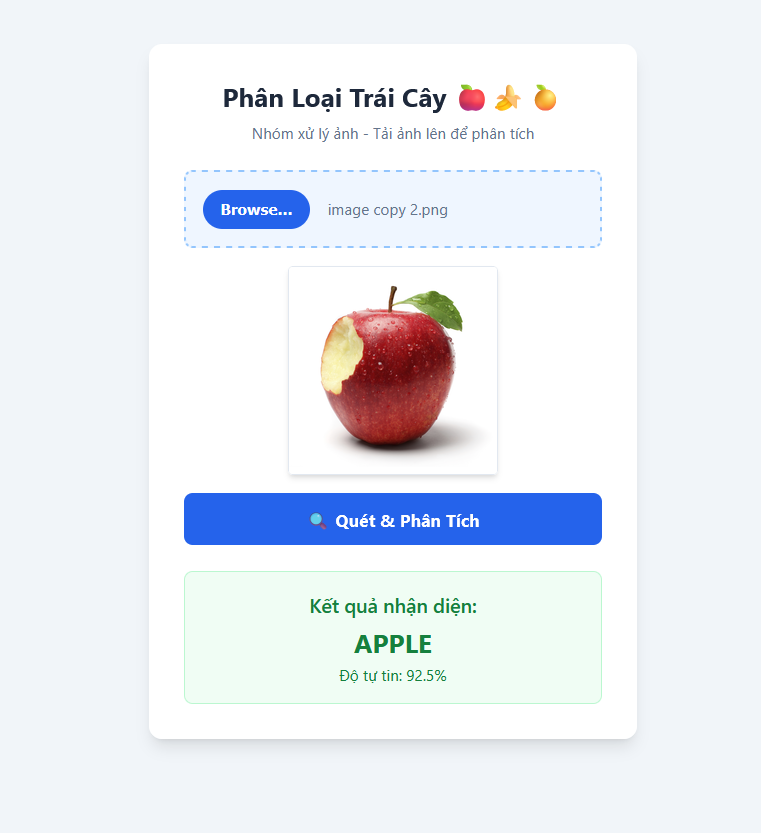
#> input picture image.png, 761 x 833 px
$ python -i main.py   (imports and definitions only)
#> lines starting #> are read from the running program, lines starting #| are printed output that depends on the picture
#> further down, picture is the input picture: shape (833, 761, 3); mean B, G, R 243.3, 237.2, 233.2
from fastapi import FastAPI, File, UploadFile, Request, Form
from fastapi.templating import Jinja2Templates
from fastapi.responses import HTMLResponse
from fastapi.middleware.cors import CORSMiddleware

import cv2
import numpy as np
import io
import base64

import matplotlib
# [1 line not run here, left out]
import matplotlib.pyplot as plt


# [14 lines not run here, left out]

# [1 line that did not run here, left out]


# [69 lines left out: functions image_to_base64, generate_color_histogram, process_hsv_segmentation, not called in this run]

def equalize_image_histogram(image_bgr):
    # Chuyển sang YUV để cân bằng trên kênh độ sáng (Y) thay vì cân bằng sai màu trên RGB
    img_yuv = cv2.cvtColor(image_bgr, cv2.COLOR_BGR2YUV)
#> img_yuv: shape (833, 761, 3); mean of channels 0, 1, 2 236.6, 131.1, 124.9
    img_yuv[:,:,0] = cv2.equalizeHist(img_yuv[:,:,0])
#> img_yuv: shape (833, 761, 3); mean of channels 0, 1, 2 163.2, 131.1, 124.9
    return cv2.cvtColor(img_yuv, cv2.COLOR_YUV2BGR)
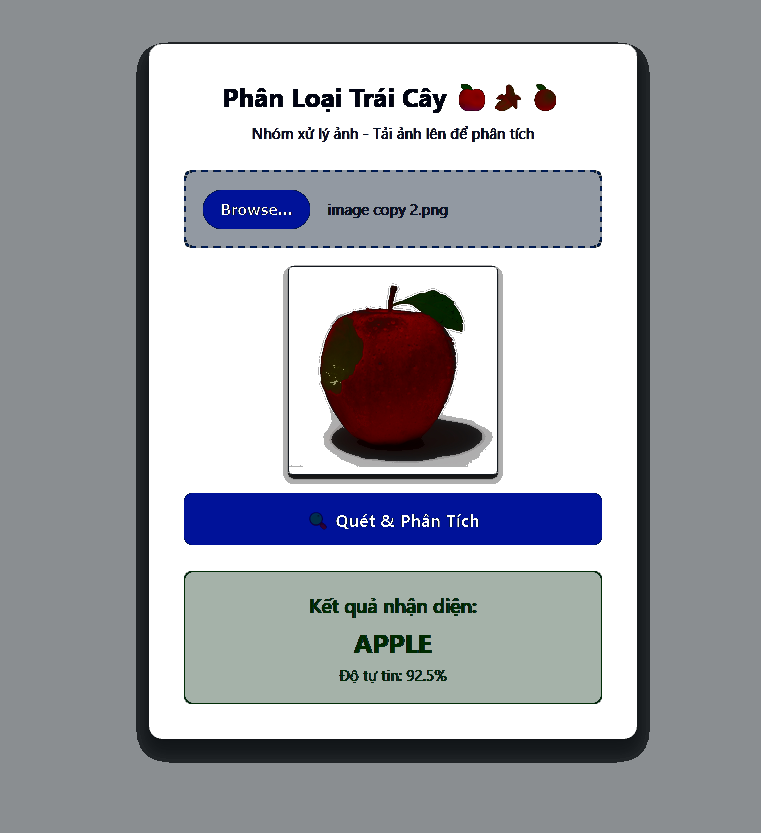
#> returned value: shape (833, 761, 3); mean B, G, R 170.4, 164.3, 161.8

#

# [86 lines not run here, left out]


>>> import cv2
>>> picture = cv2.imread('../image.png')
>>> result = equalize_image_histogram(picture)
